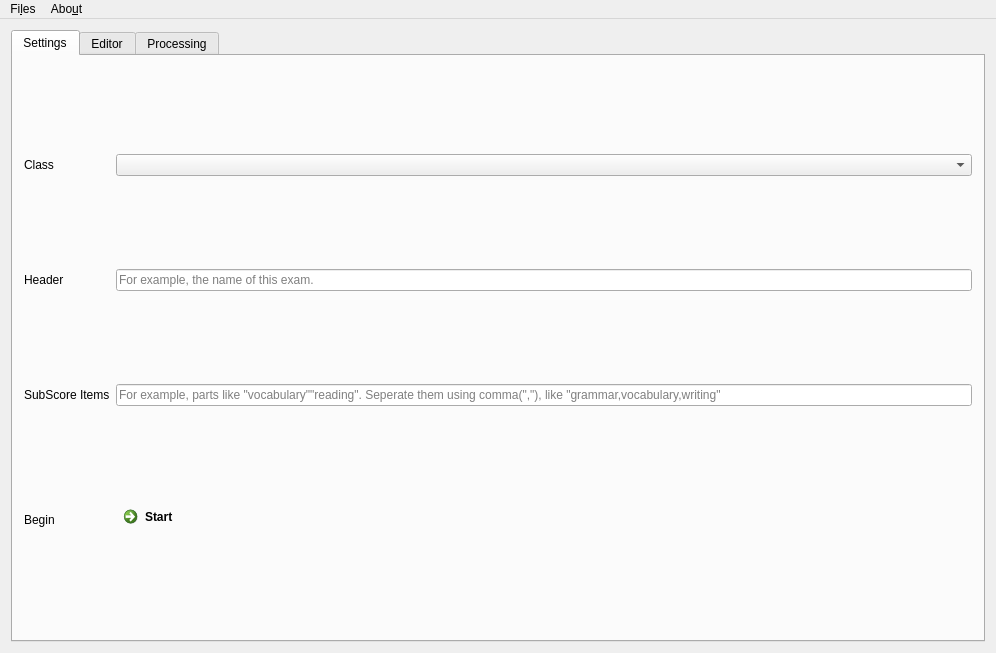
<?xml version="1.0" encoding="UTF-8"?>
<ui version="4.0">
 <class>CoreInterface</class>
 <widget class="QMainWindow" name="CoreInterface">
  <property name="geometry">
   <rect>
    <x>0</x>
    <y>0</y>
    <width>996</width>
    <height>653</height>
   </rect>
  </property>
  <property name="sizePolicy">
   <sizepolicy hsizetype="Preferred" vsizetype="Expanding">
    <horstretch>0</horstretch>
    <verstretch>0</verstretch>
   </sizepolicy>
  </property>
  <property name="windowTitle">
   <string>TAT Main</string>
  </property>
  <property name="windowIcon">
   <iconset theme="qt">
    <normaloff>.</normaloff>.</iconset>
  </property>
  <widget class="QWidget" name="CoreLayout">
   <property name="sizePolicy">
    <sizepolicy hsizetype="Expanding" vsizetype="Expanding">
     <horstretch>0</horstretch>
     <verstretch>0</verstretch>
    </sizepolicy>
   </property>
   <layout class="QGridLayout" name="gridLayout_2">
    <item row="0" column="0">
     <layout class="QHBoxLayout" name="EditorTabLayout" stretch="0">
      <item>
       <widget class="QTabWidget" name="EditorTabs">
        <property name="enabled">
         <bool>true</bool>
        </property>
        <property name="focusPolicy">
         <enum>Qt::StrongFocus</enum>
        </property>
        <property name="currentIndex">
         <number>0</number>
        </property>
        <widget class="QWidget" name="SettingsTab">
         <attribute name="icon">
          <iconset resource="resources.qrc">
           <normaloff>:/pics/resources/pics/emblems/emblem-system.png</normaloff>:/pics/resources/pics/emblems/emblem-system.png</iconset>
         </attribute>
         <attribute name="title">
          <string>Settings</string>
         </attribute>
         <layout class="QGridLayout" name="gridLayout_3">
          <item row="3" column="0">
           <widget class="QLabel" name="SubScoreLabel">
            <property name="text">
             <string>SubScore Items</string>
            </property>
           </widget>
          </item>
          <item row="2" column="2">
           <widget class="QLineEdit" name="HeaderEdit">
            <property name="placeholderText">
             <string>For example, the name of this exam.</string>
            </property>
            <property name="cursorMoveStyle">
             <enum>Qt::VisualMoveStyle</enum>
            </property>
           </widget>
          </item>
          <item row="4" column="2">
           <widget class="QCommandLinkButton" name="StartButton">
            <property name="sizePolicy">
             <sizepolicy hsizetype="Expanding" vsizetype="Fixed">
              <horstretch>0</horstretch>
              <verstretch>0</verstretch>
             </sizepolicy>
            </property>
            <property name="text">
             <string>Start</string>
            </property>
           </widget>
          </item>
          <item row="1" column="2">
           <widget class="QComboBox" name="ClassSelectionMenu"/>
          </item>
          <item row="1" column="0">
           <widget class="QLabel" name="ClassLabel">
            <property name="text">
             <string>Class</string>
            </property>
           </widget>
          </item>
          <item row="4" column="0">
           <widget class="QLabel" name="BeginLabel">
            <property name="text">
             <string>Begin</string>
            </property>
           </widget>
          </item>
          <item row="2" column="0">
           <widget class="QLabel" name="HeaderLabel">
            <property name="text">
             <string>Header</string>
            </property>
           </widget>
          </item>
          <item row="3" column="2">
           <widget class="QLineEdit" name="SubScoreItemsEdit">
            <property name="placeholderText">
             <string>For example, parts like &quot;vocabulary&quot;&quot;reading&quot;. Seperate them using comma(&quot;,&quot;), like &quot;grammar,vocabulary,writing&quot;</string>
            </property>
            <property name="cursorMoveStyle">
             <enum>Qt::VisualMoveStyle</enum>
            </property>
           </widget>
          </item>
         </layout>
        </widget>
        <widget class="QWidget" name="EditorTab">
         <attribute name="icon">
          <iconset resource="resources.qrc">
           <normaloff>:/pics/resources/pics/emblems/terminal.png</normaloff>:/pics/resources/pics/emblems/terminal.png</iconset>
         </attribute>
         <attribute name="title">
          <string>Editor</string>
         </attribute>
         <layout class="QGridLayout" name="gridLayout">
          <item row="3" column="0">
           <widget class="QLineEdit" name="CommandLine">
            <property name="text">
             <string/>
            </property>
            <property name="placeholderText">
             <string>commands here</string>
            </property>
            <property name="cursorMoveStyle">
             <enum>Qt::VisualMoveStyle</enum>
            </property>
            <property name="clearButtonEnabled">
             <bool>false</bool>
            </property>
           </widget>
          </item>
          <item row="3" column="1">
           <widget class="QPushButton" name="ConfirmButton">
            <property name="enabled">
             <bool>true</bool>
            </property>
            <property name="sizePolicy">
             <sizepolicy hsizetype="Fixed" vsizetype="Fixed">
              <horstretch>10</horstretch>
              <verstretch>0</verstretch>
             </sizepolicy>
            </property>
            <property name="minimumSize">
             <size>
              <width>1</width>
              <height>0</height>
             </size>
            </property>
            <property name="sizeIncrement">
             <size>
              <width>10</width>
              <height>10</height>
             </size>
            </property>
            <property name="baseSize">
             <size>
              <width>10</width>
              <height>10</height>
             </size>
            </property>
            <property name="cursor">
             <cursorShape>ArrowCursor</cursorShape>
            </property>
            <property name="text">
             <string>OK!</string>
            </property>
           </widget>
          </item>
          <item row="2" column="0" colspan="2">
           <widget class="QProgressBar" name="progressBar">
            <property name="value">
             <number>0</number>
            </property>
           </widget>
          </item>
          <item row="1" column="0">
           <widget class="QTextBrowser" name="CoreDisplay">
            <property name="sizePolicy">
             <sizepolicy hsizetype="Expanding" vsizetype="Expanding">
              <horstretch>255</horstretch>
              <verstretch>0</verstretch>
             </sizepolicy>
            </property>
            <property name="focusPolicy">
             <enum>Qt::StrongFocus</enum>
            </property>
            <property name="frameShape">
             <enum>QFrame::StyledPanel</enum>
            </property>
           </widget>
          </item>
         </layout>
        </widget>
        <widget class="QWidget" name="Processing">
         <property name="enabled">
          <bool>true</bool>
         </property>
         <attribute name="title">
          <string>Processing</string>
         </attribute>
         <layout class="QHBoxLayout" name="horizontalLayout_2">
          <item>
           <layout class="QVBoxLayout" name="verticalLayout">
            <item>
             <widget class="QGroupBox" name="SortLayout">
              <property name="sizePolicy">
               <sizepolicy hsizetype="Preferred" vsizetype="Preferred">
                <horstretch>0</horstretch>
                <verstretch>0</verstretch>
               </sizepolicy>
              </property>
              <property name="title">
               <string>Sort</string>
              </property>
              <property name="flat">
               <bool>false</bool>
              </property>
              <property name="checkable">
               <bool>false</bool>
              </property>
              <layout class="QHBoxLayout" name="horizontalLayout">
               <item>
                <layout class="QVBoxLayout" name="SortSelectLayout">
                 <property name="sizeConstraint">
                  <enum>QLayout::SetFixedSize</enum>
                 </property>
                 <item>
                  <layout class="QFormLayout" name="formLayout_2">
                   <property name="rowWrapPolicy">
                    <enum>QFormLayout::WrapAllRows</enum>
                   </property>
                   <property name="labelAlignment">
                    <set>Qt::AlignLeading|Qt::AlignLeft|Qt::AlignVCenter</set>
                   </property>
                   <property name="formAlignment">
                    <set>Qt::AlignLeading|Qt::AlignLeft|Qt::AlignTop</set>
                   </property>
                   <item row="0" column="0" colspan="2">
                    <widget class="QRadioButton" name="NumeralSortSelect">
                     <property name="sizePolicy">
                      <sizepolicy hsizetype="Fixed" vsizetype="Fixed">
                       <horstretch>0</horstretch>
                       <verstretch>0</verstretch>
                      </sizepolicy>
                     </property>
                     <property name="font">
                      <font>
                       <family>Microsoft YaHei UI</family>
                      </font>
                     </property>
                     <property name="text">
                      <string>Do nu&amp;meral sort</string>
                     </property>
                    </widget>
                   </item>
                   <item row="1" column="1">
                    <widget class="QLabel" name="NumeralSortExplainLabel">
                     <property name="font">
                      <font>
                       <pointsize>8</pointsize>
                       <italic>false</italic>
                       <underline>false</underline>
                       <strikeout>false</strikeout>
                       <kerning>true</kerning>
                      </font>
                     </property>
                     <property name="text">
                      <string>&lt;html&gt;&lt;head/&gt;&lt;body&gt;&lt;p&gt;&lt;span style=&quot; color:#8b8b8b;&quot;&gt;If you're logging numbers&lt;/span&gt;&lt;/p&gt;&lt;/body&gt;&lt;/html&gt;</string>
                     </property>
                    </widget>
                   </item>
                  </layout>
                 </item>
                 <item>
                  <layout class="QFormLayout" name="formLayout">
                   <item row="0" column="0">
                    <widget class="QRadioButton" name="DictionalSortSelect">
                     <property name="sizePolicy">
                      <sizepolicy hsizetype="Fixed" vsizetype="Fixed">
                       <horstretch>0</horstretch>
                       <verstretch>0</verstretch>
                      </sizepolicy>
                     </property>
                     <property name="text">
                      <string>Do dictional sort</string>
                     </property>
                    </widget>
                   </item>
                   <item row="1" column="0">
                    <widget class="QLabel" name="DictionalSortExplainLabel">
                     <property name="sizePolicy">
                      <sizepolicy hsizetype="Fixed" vsizetype="Preferred">
                       <horstretch>0</horstretch>
                       <verstretch>0</verstretch>
                      </sizepolicy>
                     </property>
                     <property name="font">
                      <font>
                       <pointsize>8</pointsize>
                      </font>
                     </property>
                     <property name="text">
                      <string>&lt;html&gt;&lt;head/&gt;&lt;body&gt;&lt;p&gt;&lt;span style=&quot; color:#8b8b8b;&quot;&gt;If you're logging gradings&lt;/span&gt;&lt;/p&gt;&lt;/body&gt;&lt;/html&gt;</string>
                     </property>
                    </widget>
                   </item>
                  </layout>
                 </item>
                </layout>
               </item>
               <item>
                <widget class="QPushButton" name="sortButton">
                 <property name="text">
                  <string>Sort</string>
                 </property>
                </widget>
               </item>
              </layout>
             </widget>
            </item>
            <item>
             <spacer name="verticalSpacer">
              <property name="orientation">
               <enum>Qt::Vertical</enum>
              </property>
              <property name="sizeHint" stdset="0">
               <size>
                <width>20</width>
                <height>40</height>
               </size>
              </property>
             </spacer>
            </item>
           </layout>
          </item>
          <item>
           <widget class="QGroupBox" name="PreviewLayout">
            <property name="title">
             <string>Preview</string>
            </property>
            <layout class="QGridLayout" name="gridLayout_5">
             <item row="0" column="0">
              <widget class="QTextBrowser" name="previewDisplay"/>
             </item>
            </layout>
           </widget>
          </item>
         </layout>
        </widget>
       </widget>
      </item>
     </layout>
    </item>
   </layout>
  </widget>
  <widget class="QMenuBar" name="CoreMenu">
   <property name="geometry">
    <rect>
     <x>0</x>
     <y>0</y>
     <width>996</width>
     <height>26</height>
    </rect>
   </property>
   <widget class="QMenu" name="menuAbout">
    <property name="title">
     <string>Abo&amp;ut</string>
    </property>
    <addaction name="AboutTATAction"/>
    <addaction name="ActionAboutQt"/>
    <addaction name="AboutTATActionLegacy"/>
    <addaction name="TechnicalInfoAction"/>
   </widget>
   <widget class="QMenu" name="menuFiles">
    <property name="title">
     <string>Fi&amp;les</string>
    </property>
    <addaction name="ActionExit"/>
   </widget>
   <addaction name="menuFiles"/>
   <addaction name="menuAbout"/>
  </widget>
  <action name="AboutTATActionOld">
   <property name="icon">
    <iconset resource="resources.qrc">
     <normaloff>:/pics/resources/pics/Beacon.png</normaloff>:/pics/resources/pics/Beacon.png</iconset>
   </property>
   <property name="text">
    <string>&amp;About TAT(Legacy)</string>
   </property>
   <property name="shortcut">
    <string>Alt+A</string>
   </property>
   <property name="menuRole">
    <enum>QAction::AboutRole</enum>
   </property>
  </action>
  <action name="ActionAboutQt">
   <property name="icon">
    <iconset resource="resources.qrc">
     <normaloff>:/pics/resources/pics/Qt.png</normaloff>:/pics/resources/pics/Qt.png</iconset>
   </property>
   <property name="text">
    <string>About &amp;Qt</string>
   </property>
  </action>
  <action name="ActionExit">
   <property name="icon">
    <iconset resource="resources.qrc">
     <normaloff>:/pics/resources/pics/emblems/emblem-unreadable.png</normaloff>:/pics/resources/pics/emblems/emblem-unreadable.png</iconset>
   </property>
   <property name="text">
    <string>&amp;Exit</string>
   </property>
  </action>
  <action name="AboutTATActionKDE">
   <property name="icon">
    <iconset resource="resources.qrc">
     <normaloff>:/pics/resources/pics/Beacon.png</normaloff>:/pics/resources/pics/Beacon.png</iconset>
   </property>
   <property name="text">
    <string>About &amp;TAT (KDE KF5)</string>
   </property>
  </action>
  <action name="TechnicalInfoAction">
   <property name="icon">
    <iconset resource="resources.qrc">
     <normaloff>:/pics/resources/pics/emblems/statement.png</normaloff>:/pics/resources/pics/emblems/statement.png</iconset>
   </property>
   <property name="text">
    <string>Technical &amp;Info</string>
   </property>
  </action>
  <action name="AboutTATAction">
   <property name="icon">
    <iconset resource="resources.qrc">
     <normaloff>:/pics/resources/pics/Beacon.png</normaloff>:/pics/resources/pics/Beacon.png</iconset>
   </property>
   <property name="text">
    <string>A&amp;bout TAT</string>
   </property>
  </action>
  <action name="AboutTATActionLegacy">
   <property name="icon">
    <iconset resource="resources.qrc">
     <normaloff>:/pics/resources/pics/Beacon.png</normaloff>:/pics/resources/pics/Beacon.png</iconset>
   </property>
   <property name="text">
    <string>About TAT (Legacy)</string>
   </property>
  </action>
 </widget>
 <layoutdefault spacing="6" margin="11"/>
 <resources>
  <include location="resources.qrc"/>
 </resources>
 <connections/>
</ui>
